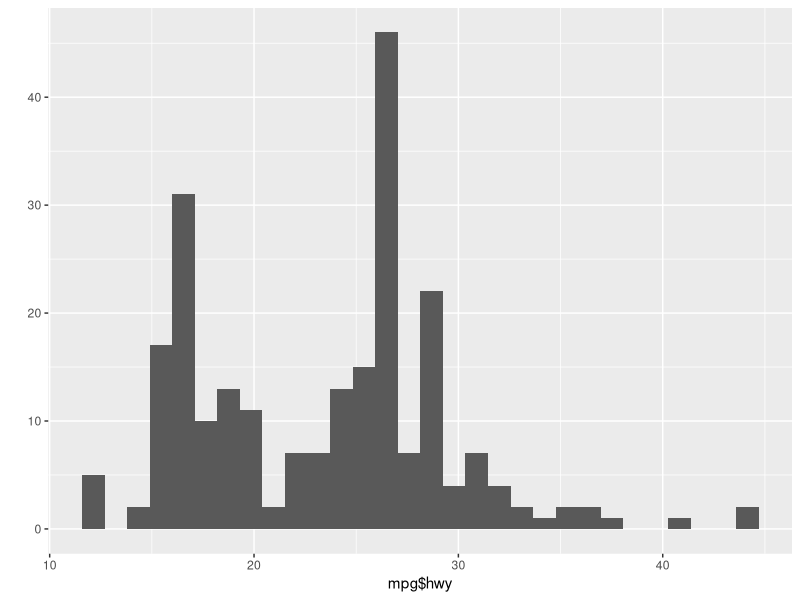
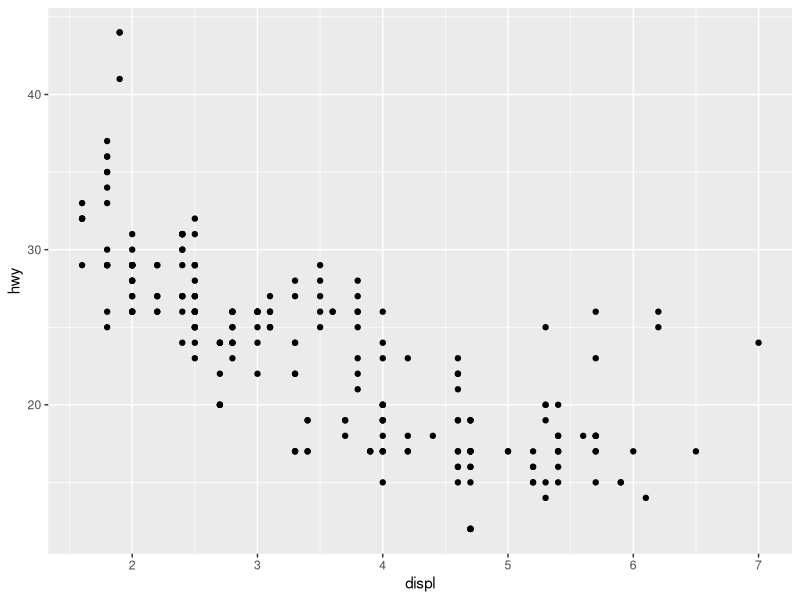
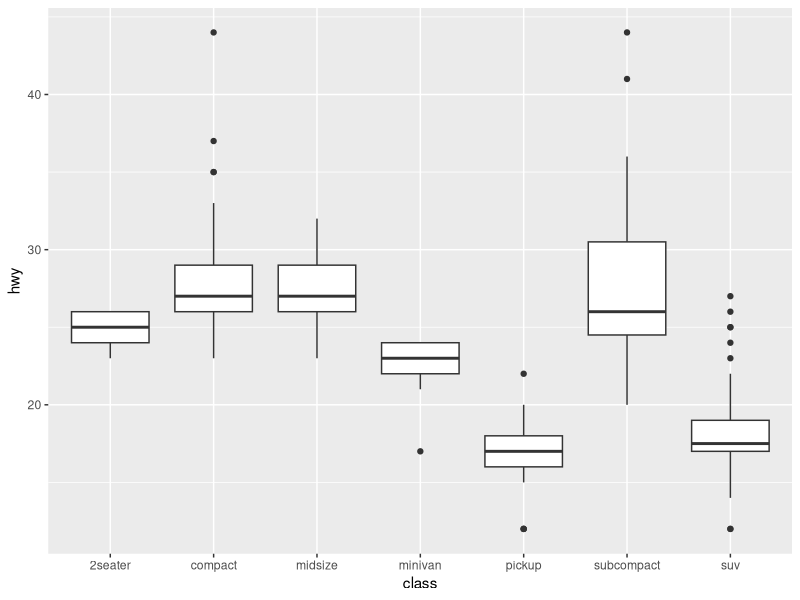

Recreate these plots in R, in order.
## ---- chunk 1
library(ggplot2)
## ---- chunk 2
head(mpg)
## ---- chunk 3

qplot(mpg$hwy)

## ---- chunk 4

qplot(displ, hwy, data =mpg)

## ---- chunk 5

qplot(class, hwy, data=mpg, geom="boxplot")

## ---- chunk 6
head(economics)
## ---- chunk 7



## ---- chunk 8



